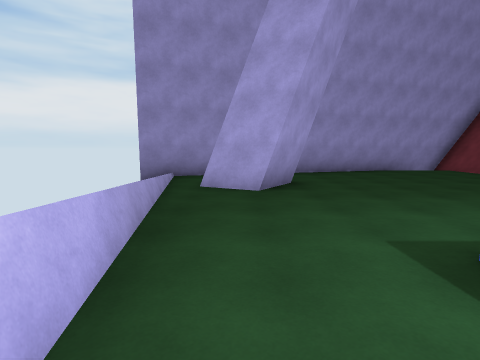
View 1 (above)

12 first-person views from a walk through a 3-D level made in the Unity game engine. The camera is 1.5 m above the floor, tilts 6° down and sees 80° across. The floor is counted in squares, 2 m on a side. Each view is taken from the middle of a square. On the plan, view 1 faces up. The plan holds only what a view shows up to about 10 squares ahead; the rest is blank. The place goes on beyond the plan. The player character is not drawn.

View 2
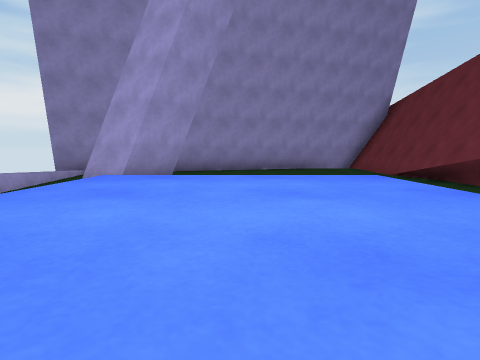

View 3
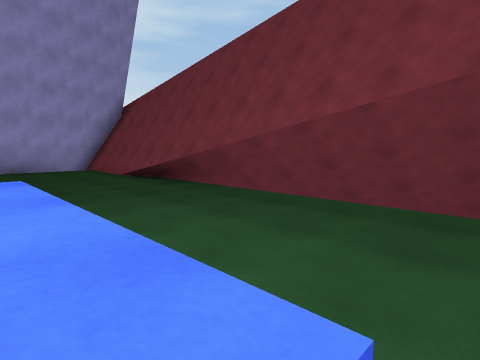

View 4
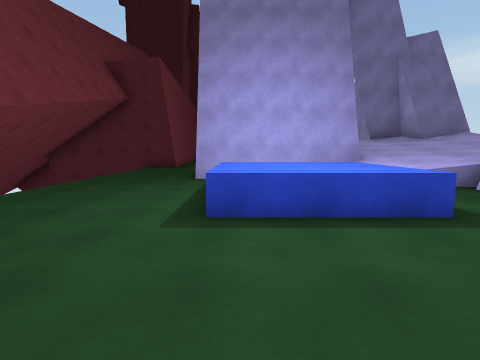

View 5
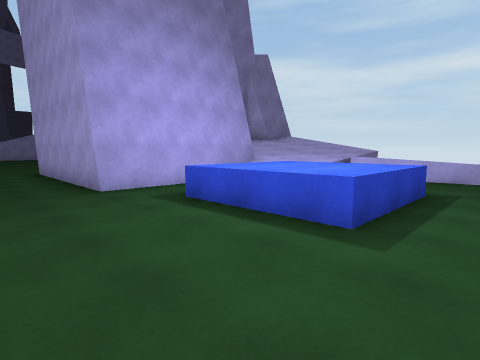

View 6
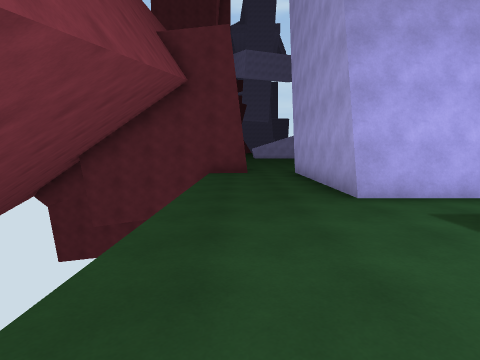

View 7
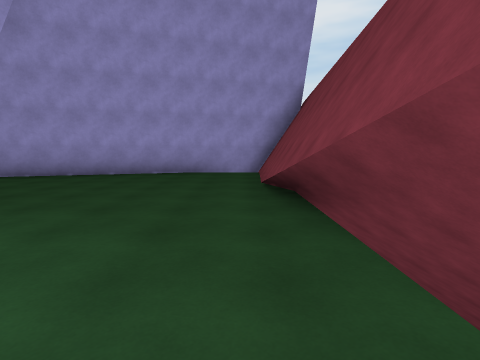

View 8
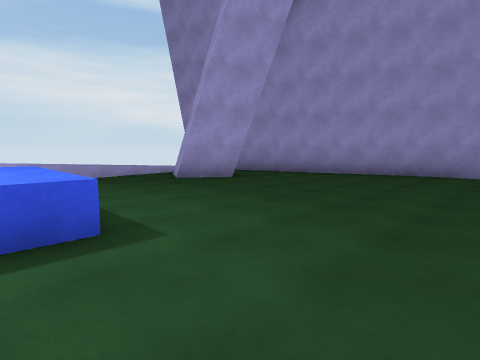

View 9
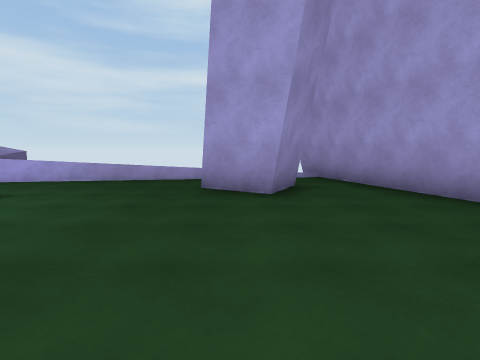

View 10
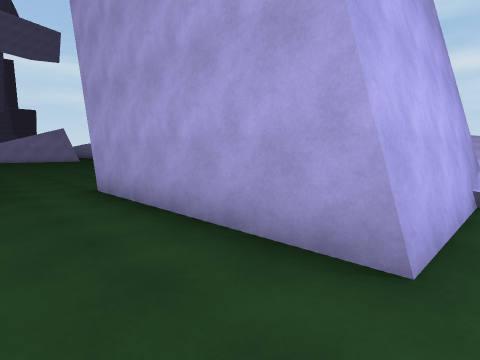

View 11
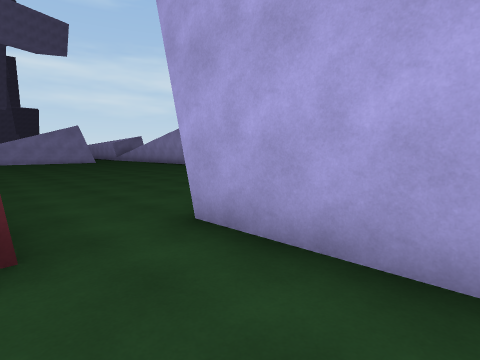

View 12
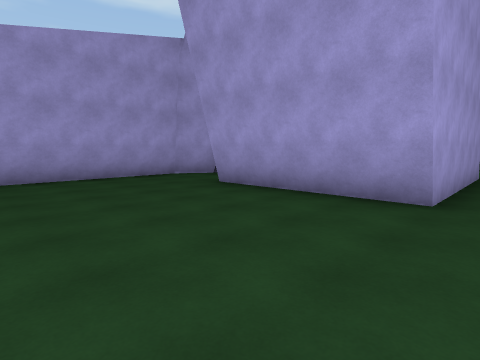

### Floor plan
Key: @ floor where view 1 was taken; # wall or solid block; x gap in a wall; . main floor; : floor 2.5 m higher than the main floor; + floor 7.25 m higher than the main floor; * floor 8 m higher than the main floor; / step, stairs or slope; = window, fence, low wall or low ledge; ^ raised ledge; v drop or lower ground.
Columns run from 3 left of view 1 to 8 right of it. Each row starts with its distance up from view 1.
 11        #####
 10     ####...#
  9  ####......#
  8 ##.........#
  7  ..##......#
  6   /##......#
  5   .........#
  4   /........#
  3   =........#
  2   =..^^^...#
  1   =..^^^...
  0  /=@ ^^^...
 -1 v/// /.....
 -2  /////.....
 -3 v///#####..
 -4 :///    #..
 -5 x#//    #..
 -6  ##     #..
 -7  x..#####..#
 -8  *........##
 -9  +........
-10  +........
-11   ........
-12    .......
-13      .....
-14      .....
-15       ....
-16        ...
-17         ..

Positions as (right, up) in squares from view 1, and headings:
1: (0, 0), facing up
2: (3, -1), facing up
3: (4, -1), facing up-right
4: (4, 5), facing down
5: (7, 3), facing down-left
6: (7, 2), facing down
7: (7, 1), facing up
8: (7, 1), facing up-left
9: (6, 6), facing left
10: (7, -2), facing down-left
11: (7, -5), facing down-left
12: (6, -12), facing up-left
